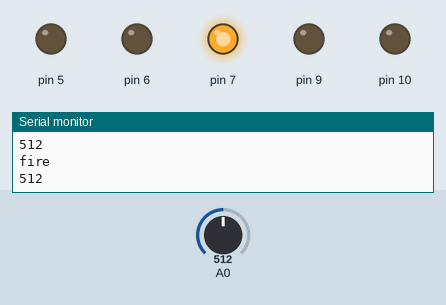
Bench run of a sketch on a simulated Arduino Uno, built with avr-gcc and run on an emulated ATmega328P. On the bench: output pins drawn as LEDs (lit = HIGH), the last lines printed to the serial monitor. Inputs (shaded band) come from the test bench; at power-on: A0 = 512.

Above: at 1.2 s.
1.3 s: A0 set to 892
2.8 s: A0 set to 918
At 4.0 s:
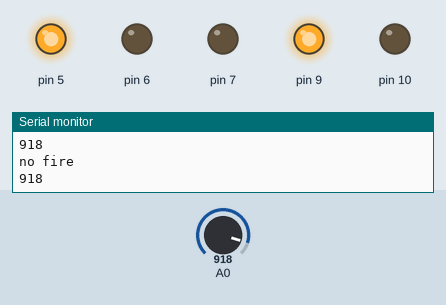
4.3 s: A0 set to 0
At 4.9 s:
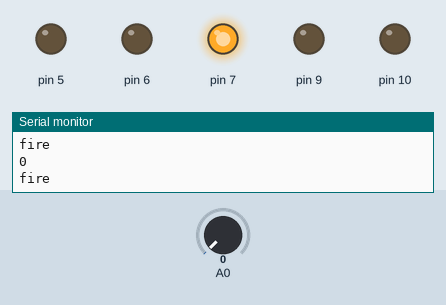
5.8 s: A0 set to 900
At 6.2 s:
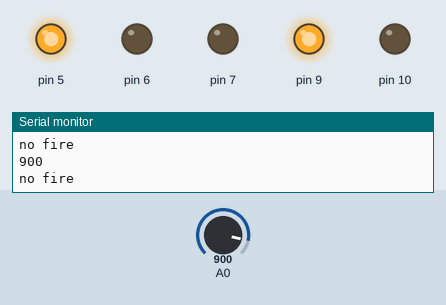
Timing chart, 0 to 8.3 s (numbered marks = the images above; inputs shaded):
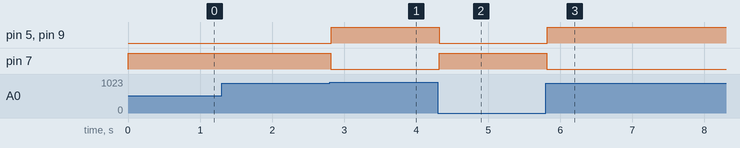

The sketch:

FCB_-_workshop.ino
```cpp
void setup() {
  // connect IR sensor module to Arduino pin A0
  Serial.begin(9600); // Init Serial at 9600 Baud Rate.
  Serial.println("Serial Working"); // Test to check if serial is working or not

  pinMode(5, OUTPUT);
  pinMode(6, OUTPUT);
  pinMode(9, OUTPUT);
  pinMode(10, OUTPUT);
  pinMode(7, OUTPUT);
}

void loop() {
  int sensorStatus = analogRead(A0);
  Serial.println(sensorStatus); // Print sensor value

  if (sensorStatus < 900) {
    Serial.println("fire");
    turnOnFan();
    mstop();
  } else {
    turnOffFan();
    Serial.println("no fire");
    forward();
  }
}

void forward() {
  digitalWrite(5, HIGH);
  digitalWrite(6, LOW);
  digitalWrite(9, HIGH);
  digitalWrite(10, LOW);
}

void backward() {
  digitalWrite(5, LOW);
  digitalWrite(6, HIGH);
  digitalWrite(9, HIGH);
  digitalWrite(10, LOW);
}

void mstop() {
  digitalWrite(5, LOW);
  digitalWrite(6, LOW);
  digitalWrite(9, LOW);
  digitalWrite(10, LOW);
}

void turnOnFan() {
  digitalWrite(7, HIGH);
}

void turnOffFan() {
  digitalWrite(7, LOW);
}
```

Measured:
- the behaviour switches between 899 and 900 on A0 (found by bisection; images 0 and 1)
- after the input at 2.8 s, pin 5, pin 9: LOW → HIGH at once; pin 7: HIGH → LOW at once
- after the input at 4.3 s, pin 5, pin 9: HIGH → LOW at once; pin 7: LOW → HIGH at once
- after the input at 5.8 s, pin 5, pin 9: LOW → HIGH at once; pin 7: HIGH → LOW at once
